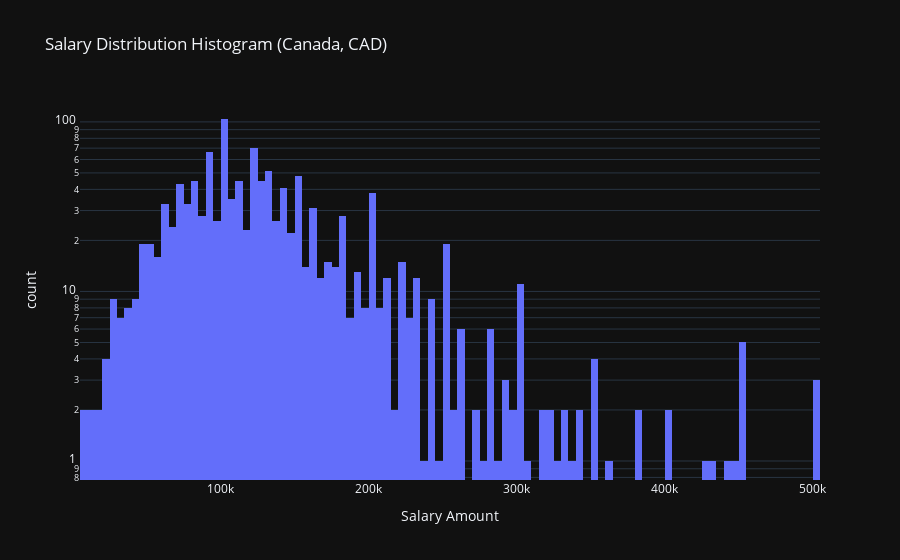
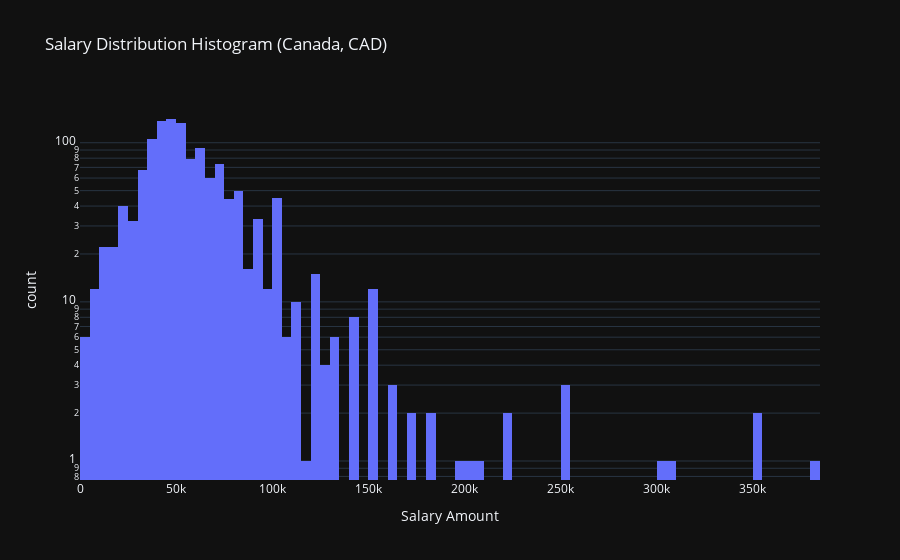
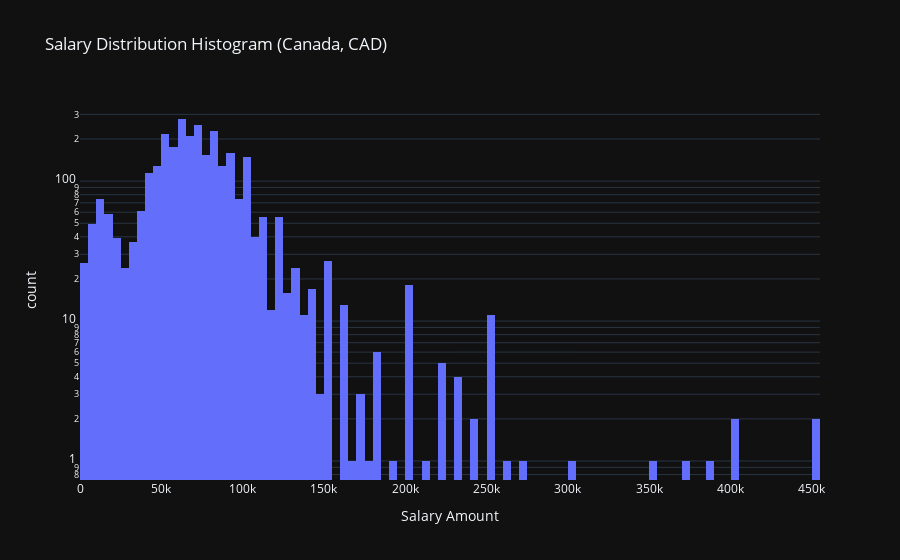
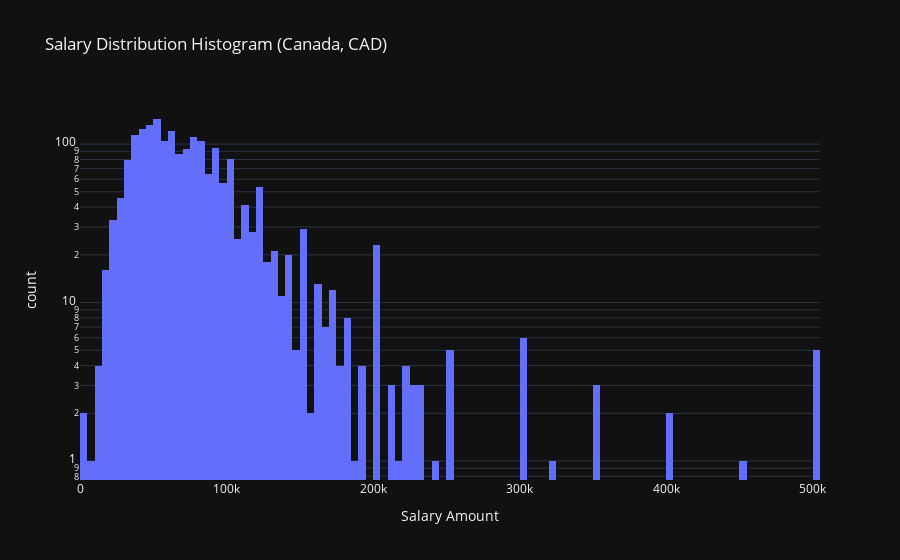

Write notebook code for charts like these, in order.
### Code cell
# check comptotal distribution in these countries, in log scale
import plotly.express as px
for train_df in df.groupby(['Country', 'Currency']):
    if train_df[1].shape[0]>1000:
        print(train_df[0], train_df[1].shape)
        for x in value_maps['Country'].keys() :
            if value_maps['Country'][x]==train_df[0][0]:
                _country = x

        for x in value_maps['Currency'].keys() :
            if value_maps['Currency'][x]==train_df[0][1]:
                _currency = x
        fig = px.histogram(
            train_df[1],
            x='CompTotal',
            nbins=100,  # Adjust bins for granularity
            title=f'Salary Distribution Histogram ({_country}, {_currency})',
            labels={'CompTotal': 'Salary Amount', 'Count': 'Number of People'},
            log_y=True  # Log scale for better visibility
        )

        fig.show()

### Figure 1 — Plotly figure (JSON) as saved in the notebook; plotly's stock layout.template omitted (floating-point values rounded to 4 significant figures; data arrays with more than 128 entries replaced by an {"elided": "..."} marker saying what was removed)
{"data": [{"bingroup": "x", "hovertemplate": "Salary Amount=%{x}<br>count=%{y}<extra></extra>", "legendgroup": "", "marker": {"color": "#636efa", "pattern": {"shape": ""}}, "name": "", "nbinsx": 100, "orientation": "v", "showlegend": false, "x": {"elided": "1237 float values"}, "xaxis": "x", "yaxis": "y", "type": "histogram"}], "layout": {"xaxis": {"anchor": "y", "domain": [0.0, 1.0], "title": {"text": "Salary Amount"}}, "yaxis": {"anchor": "x", "domain": [0.0, 1.0], "title": {"text": "count"}, "type": "log"}, "legend": {"tracegroupgap": 0}, "title": {"text": "Salary Distribution Histogram (Canada, CAD)"}, "barmode": "relative"}}

### Figure 2 — Plotly figure (JSON) as saved in the notebook; plotly's stock layout.template omitted (floating-point values rounded to 4 significant figures; data arrays with more than 128 entries replaced by an {"elided": "..."} marker saying what was removed)
{"data": [{"bingroup": "x", "hovertemplate": "Salary Amount=%{x}<br>count=%{y}<extra></extra>", "legendgroup": "", "marker": {"color": "#636efa", "pattern": {"shape": ""}}, "name": "", "nbinsx": 100, "orientation": "v", "showlegend": false, "x": {"elided": "1304 float values"}, "xaxis": "x", "yaxis": "y", "type": "histogram"}], "layout": {"xaxis": {"anchor": "y", "domain": [0.0, 1.0], "title": {"text": "Salary Amount"}}, "yaxis": {"anchor": "x", "domain": [0.0, 1.0], "title": {"text": "count"}, "type": "log"}, "legend": {"tracegroupgap": 0}, "title": {"text": "Salary Distribution Histogram (Canada, CAD)"}, "barmode": "relative"}}

### Figure 3 — Plotly figure (JSON) as saved in the notebook; plotly's stock layout.template omitted (floating-point values rounded to 4 significant figures; data arrays with more than 128 entries replaced by an {"elided": "..."} marker saying what was removed)
{"data": [{"bingroup": "x", "hovertemplate": "Salary Amount=%{x}<br>count=%{y}<extra></extra>", "legendgroup": "", "marker": {"color": "#636efa", "pattern": {"shape": ""}}, "name": "", "nbinsx": 100, "orientation": "v", "showlegend": false, "x": {"elided": "2972 float values"}, "xaxis": "x", "yaxis": "y", "type": "histogram"}], "layout": {"xaxis": {"anchor": "y", "domain": [0.0, 1.0], "title": {"text": "Salary Amount"}}, "yaxis": {"anchor": "x", "domain": [0.0, 1.0], "title": {"text": "count"}, "type": "log"}, "legend": {"tracegroupgap": 0}, "title": {"text": "Salary Distribution Histogram (Canada, CAD)"}, "barmode": "relative"}}

### Figure 4 — Plotly figure (JSON) as saved in the notebook; plotly's stock layout.template omitted (floating-point values rounded to 4 significant figures; data arrays with more than 128 entries replaced by an {"elided": "..."} marker saying what was removed)
{"data": [{"bingroup": "x", "hovertemplate": "Salary Amount=%{x}<br>count=%{y}<extra></extra>", "legendgroup": "", "marker": {"color": "#636efa", "pattern": {"shape": ""}}, "name": "", "nbinsx": 100, "orientation": "v", "showlegend": false, "x": {"elided": "1978 float values"}, "xaxis": "x", "yaxis": "y", "type": "histogram"}], "layout": {"xaxis": {"anchor": "y", "domain": [0.0, 1.0], "title": {"text": "Salary Amount"}}, "yaxis": {"anchor": "x", "domain": [0.0, 1.0], "title": {"text": "count"}, "type": "log"}, "legend": {"tracegroupgap": 0}, "title": {"text": "Salary Distribution Histogram (Canada, CAD)"}, "barmode": "relative"}}
